Frame 1 (no input): blank canvas, image omitted
Frame 60 (the mouse pressed at the canvas centre just before this capture): blank canvas, image omitted
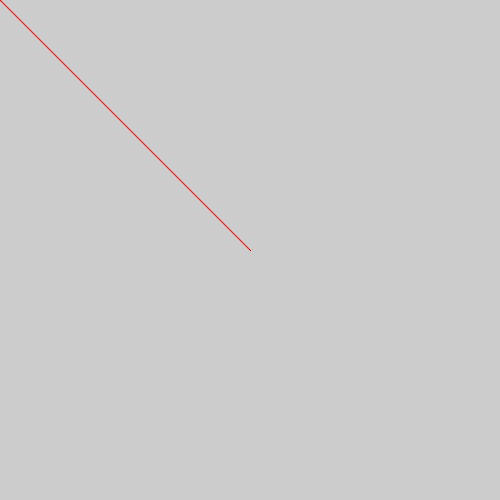
Frame 120 (the mouse held since frame 60 and released just before this capture)

The Processing sketch whose frames 1 and 60 were blank and that drew this single picture after the mouse press (run headless with seeded random() and noise(); from frame 60 on, the mouse is pressed at the canvas centre):

// Processing sketch: chage_background_multiple_colour
// ── chage_background_multiple_colour.pde
void setup()
{ 
  size(500,500);
  
}
void draw()
{ 
  
  fill(100);
  stroke(255,0,0);
  line(pmouseX,pmouseY,mouseX,mouseY);
}
void keyPressed()
{background(0,0,225);
}
void mousePressed()
{background(255,0,0);
}
